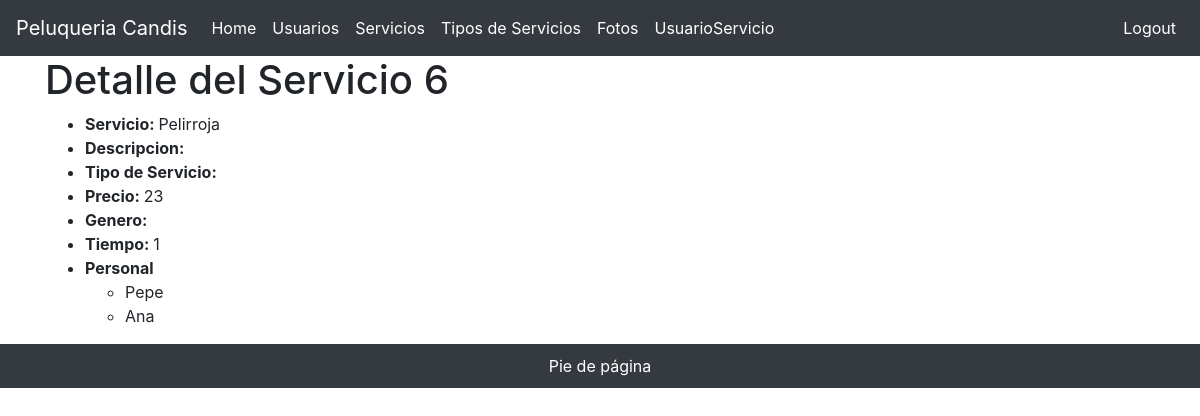
/servicios/show/6 (signed in), run on the app's committed database.
### tables this page shows
CREATE TABLE `servicios` (
  `idservicio` int(11) NOT NULL,
  `servicio` varchar(50) DEFAULT NULL,
  `descripcion` varchar(100) DEFAULT NULL,
  `tipoServicio` int(11) DEFAULT NULL,
  `precio` double NOT NULL,
  `genero` varchar(50) DEFAULT NULL,
  `tiempo` int(11) DEFAULT NULL
);

CREATE TABLE `user_servicio` (
  `user_id` int(11) NOT NULL,
  `servicio_id` int(11) NOT NULL
);

CREATE TABLE `users` (
  `id` int(11) NOT NULL,
  `nombre` varchar(50) DEFAULT NULL,
  `apellido` varchar(50) DEFAULT NULL,
  `email` varchar(100) DEFAULT NULL,
  `fechaNacimiento` date DEFAULT NULL,
  `password` varchar(255) DEFAULT NULL,
  `active` tinyint(1) DEFAULT '0',
  `admin` tinyint(1) DEFAULT '0'
);

### app/controllers/ServiciosController.php (called while the page is built, shortened)
<?php
class ServiciosController {
    public function show($args)
    {
        list($idservicio) = $args;
        $servicios = Servicio::find($idservicio);
        require('app/views/servicios/show.php');
    }
}

### index.php (called while the page is built, shortened)
<?php
$app = new \Core\App();

### app/models/Servicio.php (called while the page is built, shortened)
<?php
class Servicio extends Model
{
    public static function find($id)
    {
        $db = Servicio::db();
        $stmt = $db->prepare('SELECT * FROM servicios WHERE idservicio=:id');
        $stmt->execute(array(':id' => $id));
        $stmt->setFetchMode(PDO::FETCH_CLASS, Servicio::class);
        $servicios = $stmt->fetch(PDO::FETCH_CLASS);
        return $servicios;
    }
    public function trabajadores()
    {
        $db = UserServicio::db();
        $stmt = $db->prepare('SELECT * FROM user_servicio WHERE servicio_id = :user_id');
        $stmt->execute(array(':user_id' => $this->idservicio));
        $stmt->setFetchMode(PDO::FETCH_CLASS, UserServicio::class);
        $trabajadores = $stmt->fetchAll(PDO::FETCH_CLASS, UserServicio::class);
        return $trabajadores;
    }
}

### app/models/UserServicio.php (called while the page is built, shortened)
<?php
class UserServicio extends Model
{
    public function typeUser()
    {
        $db = User::db();
        $statement = $db->prepare('SELECT * FROM users WHERE id = :id');
        $statement->bindValue(':id', $this->user_id);
        $statement->execute();
        $statement->setFetchMode(PDO::FETCH_CLASS, User::class);
        $userServicio = $statement->fetch(PDO::FETCH_CLASS);
        return $userServicio;
    }
    public function __get($atributoDesconocido)
    {
        if (method_exists($this, $atributoDesconocido)) {
            $this->$atributoDesconocido = $this->$atributoDesconocido();
            return $this->$atributoDesconocido;
        }
    }
}

### app/views/servicios/show.php (the view, shortened to what this page needs)
<!doctype html>
<html lang="es">
<head>
  <?php require "app/views/parts/head.php" ?>
</head>
<body>
  <?php require "app/views/parts/header.php" ?>
  <main role="main" class="container">
    <div class="starter-template">
      <h1>Detalle del Servicio <?php echo $servicios->idservicio ?></h1>
        <ul>
            <li><strong>Servicio: </strong><?php echo $servicios->servicio ?></li>
            <li><strong>Descripcion: </strong><?php echo $servicios->descripcion ?></li>
            <li><strong>Tipo de Servicio: </strong><?php echo $servicios->tipo ?></li>
            <li><strong>Precio: </strong><?php echo $servicios->precio?></li>
            <li><strong>Genero: </strong><?php echo $servicios->genero?></li>
            <li><strong>Tiempo: </strong><?php echo $servicios->tiempo?></li>
            <li><strong>Personal</strong>
            <?php
            echo "<ul>";
            foreach ($servicios->trabajadores() as $value) {
              echo "<li>";
              echo $value->typeUser->nombre;
              echo "</li>";
            }
            echo "</ul>";
            ?>
          </li>
        </ul>
    </div>
  </main>
  <?php require "app/views/parts/footer.php" ?>
</body>
</html>

### data on the page
servicios: idservicio "6", servicio "Pelirroja", precio "23", tiempo "1"
user_servicio: user.nombre "Pepe"
user_servicio: user.nombre "Ana"
